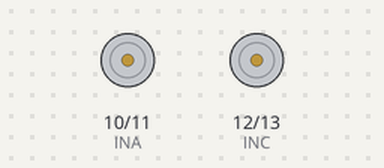
This sketch was run on a simulated Arduino Uno, built with avr-gcc and run on an emulated ATmega328P. On the bench: motor-driver pin pairs drawn as motors (green arrow = first pin HIGH = forward, orange = second pin HIGH = backward, longer = more drive, scaled by the enable pin).

Above: at 0.15 s.
Timing chart, 0 to 1.6 s (numbered marks = the images above):
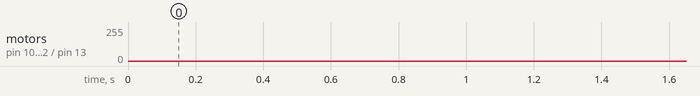

The sketch:

driveMotor.ino.ino
```cpp
#define INA 10
#define INB 11
#define INC 12
#define IND 13
#define ENA 3
#define ENB 5

// accelarate both motor
  void motorAccelarate()
  {
    for (int i =100; i<256; i++)
    {

      analogWrite(ENA, i);
      analogWrite(ENB, i);
      delay(5);
    }
  }
// decelarate both motor

  void motorDecelarate()
  {
    for (int i =200; i>100; --i)
    {

      analogWrite(ENA, i);
      analogWrite(ENB, i);
      delay(5);
    }
  }


void setup() {
  // Set motor connection as output
  pinMode(INA,OUTPUT);
  pinMode(INB,OUTPUT);
  pinMode(INC,OUTPUT);
  pinMode(IND,OUTPUT);
  pinMode(ENA,OUTPUT);
  pinMode(ENB,OUTPUT);


  // start with both motor off
  analogWrite(INA,0);
  analogWrite(INB,0);
  digitalWrite(INA,LOW);
  digitalWrite(INB,LOW);
  digitalWrite(INC,LOW);
  digitalWrite(IND,LOW);


}

void loop() {
  // set motors forword

  digitalWrite(INA,LOW);
  digitalWrite(INB,HIGH);
  digitalWrite(INC,HIGH);
  digitalWrite(IND,LOW);
  // accelarate & decelarate both motor
  motorAccelarate();
  motorDecelarate();


   // set motors backword

  digitalWrite(INA,HIGH);
  digitalWrite(INB,LOW);
  digitalWrite(INC,LOW);
  digitalWrite(IND,HIGH);
  // accelarate & decelarate both motor
  motorAccelarate();
  motorDecelarate();


}
```
